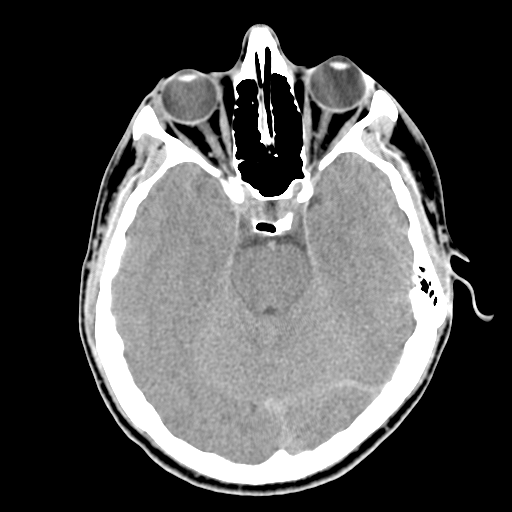
#> input picture CH09/input/Fig0939(a)(headCT-Vandy).tif, 512 x 512 px
$ python fuzzy-different-dialation-erosion.py
#> lines starting #> are read from the running program, lines starting #| are printed output that depends on the picture
import numpy as np
import skimage
from skimage import io,filters,color
import matplotlib.pyplot as plt


def get_window(img, x, y, b):
    h, w = b.shape
    w2 = w//2
    h2 = h//2
    minx = max(0, x-w2)
    maxx = min(img.shape[1],x+w2+1)
    miny = max(0, y-h2)
    maxy = min(img.shape[0],y+h2+1)
    img_slice = img[miny:maxy,minx:maxx]
    dx = w2 - (x-minx)
    dy = h2 - (y-miny)
    b_slice = b[dy:(dy+img_slice.shape[0]),dx:(dx+img_slice.shape[1])]

    return img_slice, b_slice

def erode(img, b):
    out = np.empty_like(img)
    for y in range(img.shape[0]):
        for x in range(img.shape[1]):
            u,v = get_window(img, x, y, b)

            out[y,x] = np.amin(u-v)

    return out

def dialate(img, b):
    out = np.empty_like(img)
    bz = np.flip(np.flip(b,1),0)
    for y in range(img.shape[0]):
        for x in range(img.shape[1]):
            u,v = get_window(img, x, y, b)

            out[y,x] = np.amax(u+v)

    return out

def opening(img,b):
    return dialate(erode(img,b),b)

def closing(img,b):
    return erode(dialate(img,b),b)

def top_hat(img,b):
    return img - opening(img,b)

def bottom_hat(img,b):
    return closing(img,b) - img

def disc(r):
    r2 = r//2
    t = np.fromfunction(lambda x,y: (x-r2)**2+(y-r2)**2 <=r2**2,(r,r))
    w = np.zeros((r,r))
    w[t]=1
    return w


fname = "Fig0939(a)(headCT-Vandy).tif"

img = io.imread("input/"+fname)
#> img is the input picture: shape (512, 512); min 0, max 255, mean 80.4
img = skimage.img_as_float(img)

d = disc(3)*0.2
f,axs = plt.subplots(2,2,figsize=(12,9))

b = dialate(img,d)
#> the loop in dialate, `for y in range(img.shape[0]):` made 512 passes
#> after the loop in dialate, `for y in range(img.shape[0]):`:
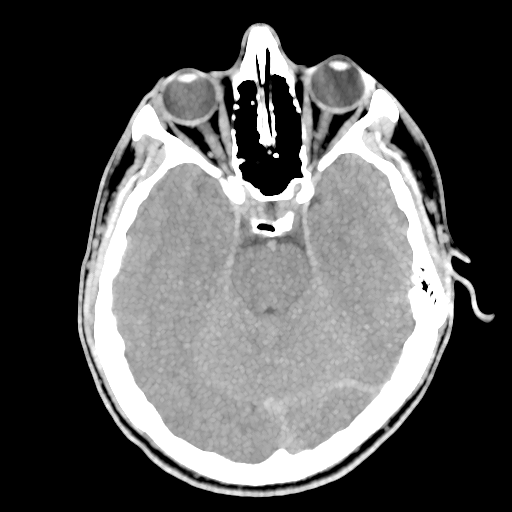
#> out: shape (512, 512) float64; min 0.2, max 1.2, mean 0.542; drawn with min black and max white
c = erode(img,d)
#> after the loop in erode, `for y in range(img.shape[0]):`:
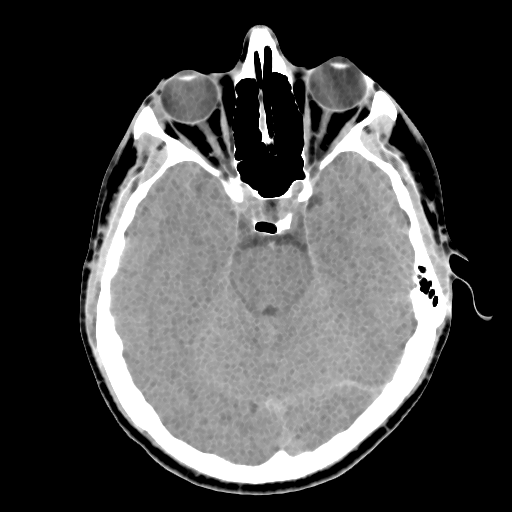
#> out: shape (512, 512) float64; min -0.2, max 0.8, mean 0.0886; drawn with min black and max white

axs[0,0].imshow(img,cmap="gray")
axs[0,1].imshow(b,cmap="gray")
axs[1,0].imshow(c,cmap="gray")
axs[1,1].imshow(b-c,cmap="gray")
plt.savefig("output/"+fname[:-4]+".png")
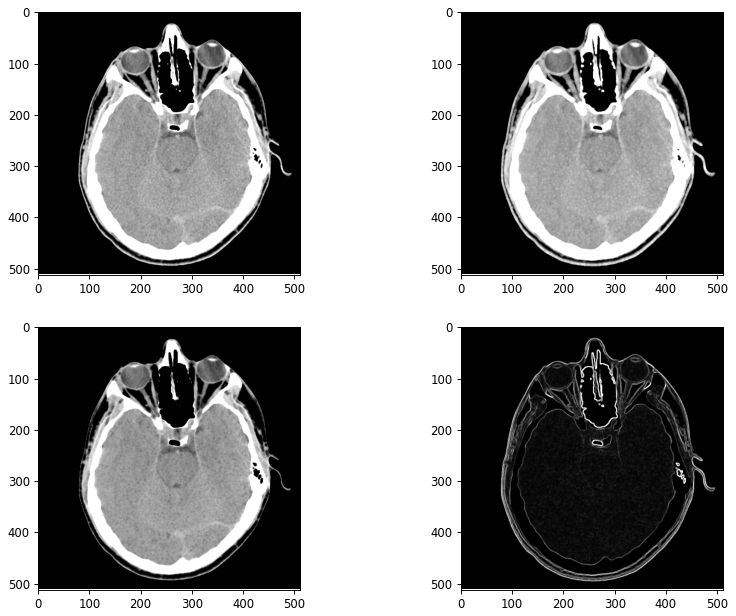
#> figure drawn by matplotlib, 4 panels
plt.show()
